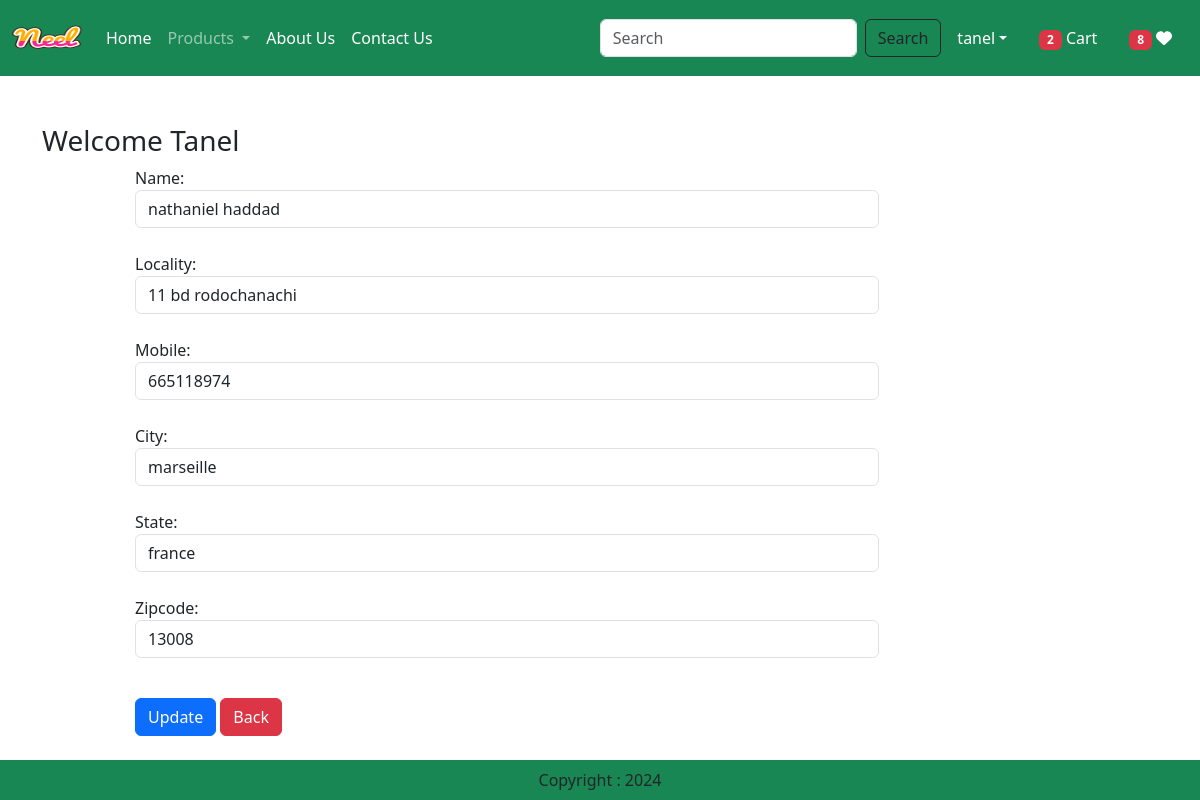
Screenshot of /updateAddress/1 (signed in) with the database file from the repository.
### app/models.py (models this page shows, shortened)
class Customer(models.Model):
    user = models.ForeignKey(User, on_delete=models.CASCADE)
    name = models.CharField(max_length=200)
    locality = models.CharField(max_length=200)
    city = models.CharField(max_length=50)
    mobile = models.IntegerField(default=0)
    zipcode = models.IntegerField()
    state = models.CharField(max_length=100)

### app/views.py (the view, shortened to what this page needs)
# urls.py: path('updateAddress/<int:pk>', views.updateAddress.as_view(), name='updateAddress'),
@method_decorator(login_required,name='dispatch')
class updateAddress(View):
    def get(self, request,pk):
        add = Customer.objects.get(pk=pk)
        form = CustomerProfileForm(instance=add)
        totalitem = 0
        wishitem = 0
        if request.user.is_authenticated:
            totalitem = len(Cart.objects.filter(user=request.user))
            wishitem = len(Wishlist.objects.filter(user=request.user))
        return render(request, 'app/updateAddress.html', locals())

### app/forms.py
class CustomerProfileForm(forms.ModelForm):
     class Meta:
          model = Customer
          fields = ['name', 'locality', 'mobile', 'city', 'state', 'zipcode']
          widgets={
               'name':forms.TextInput(attrs={'class':'form-control'}),
               'locality':forms.TextInput(attrs={'class':'form-control'}),
               'city':forms.TextInput(attrs={'class':'form-control'}),
               'mobile':forms.NumberInput(attrs={'class':'form-control'}),
               'state':forms.TextInput(attrs={'class':'form-control'}),
               'zipcode':forms.NumberInput(attrs={'class':'form-control'}),
          }

### app/templates/app/updateAddress.html (shortened to what this page needs)
{% extends 'app/base.html' %}
{% load static %}
{% block main-content %}
    <div class="container my-5">
        <div class="row">
            <h3>Welcome <span class="text-capitalize">{{request.user}}</span></h3>
        </div>
        <div class="col-sm-8 offset-sm-1">
            <form action="" method="post">
                {% for fm in form %}
                    {{fm.label_tag}} {{fm}} <small class="text-danger">{{fm.errors|striptags}}</small><br>
                {% endfor %}
                <div class="col-12 mt-3">
                    <button type="submit" class="btn btn-primary">Update</button>
                    <a href="{% url 'address' %}" type="button" class="btn btn-danger">Back</a>
                </div>
            </form>
        </div>
    </div>
{% endblock main-content %}

### app/templates/app/base.html (shortened to what this page needs)
<!DOCTYPE html>
{% load static %}
<html lang="en">
<head>
    <link href="https://cdn.jsdelivr.net/npm/bootstrap@5.3.3/dist/css/bootstrap.min.css" rel="stylesheet"
>
    <link rel="stylesheet" href="{% static 'app/css/owl.carousel.min.css' %}" />
    <link rel="stylesheet" href="{% static 'app/css/style.css' %}" />
    <link rel="stylesheet" href="{% static 'app/css/all.min.css' %}" />
</head>
<body>
    <nav class="navbar navbar-expand-lg navbar-dark bg-success">
        <div class="container-fluid">
          <a class="navbar-brand" href="#">
            <img src="{% static "app/images/neel.png" %}" width="70" height="50" alt="">
          </a>
          <div class="collapse navbar-collapse" id="navbarSupportedContent">
            <ul class="navbar-nav me-auto mb-2 mb-lg-0">
              {% if request.user.is_authenticated %}
              <li class="nav-item">
                <a class="nav-link active" aria-current="page" href="/">Home</a>
              </li>
              <li class="nav-item dropdown">
                <a class="nav-link dropdown-toggle" href="#" role="button" data-bs-toggle="dropdown" aria-expanded="false">
                  Products
                </a>
              </li>
              <li class="nav-item">
                <a class="nav-link text-white" href="{% url 'about' %}">About Us</a>
              </li>
              <li class="nav-item">
                <a class="nav-link text-white" href="{% url 'contact' %}">Contact Us</a>
              </li>
            </ul>
            <form class="d-flex" role="search" action="/search">
              <input class="form-control me-2" type="search" placeholder="Search" aria-label="Search">
              <button class="btn btn-outline-dark" type="submit">Search</button>
            </form>
          </div>
          <ul class="navbar-nav me-auto mb-2 mb-lg-0">
            <li class="nav-item dropdown mx-2">
                <a class="nav-link dropdown-toggle text-white" href="#" id="profileDropdown" role="button" data-bs-toggle="dropdown" aria-expanded="false">{{request.user}}</a>
            </li>
            <li class="nav-item mx-2">
                <a href="{% url 'showcart' %}" class="nav-link text-white"><span class="badge bg-danger">{% if totalitem > 0 %} {{totalitem}} {% endif %}</span> Cart</a>
            </li>
            <li class="nav-item mx-2">
                <a href="{% url 'showwishlist' %}" class="nav-link text-white"><span class="badge bg-danger">{% if wishitem > 0 %} {{wishitem}} {% endif %}</span>   <i class="fa fa-heart"></i></a>
            </li>
            {% endif %}
          </ul>
        </div>
      </nav>
      {% block main-content %}{% endblock main-content %}
      <footer class="container-fluid fixed-bottom bg-success text-center p-2 mt-5">
        Copyright : 2024
      </footer>
</body>
</html>

### rows the page displays
Customer: form "nathaniel haddad" "11 bd rodochanachi" "665118974" "marseille" "france" "13008"

### other values shown
{{ request.user }} "tanel"
{{ totalitem }} "2"
{{ wishitem }} "8"
{{ request.user }} "Tanel"
{{ fm.label_tag }} "Name:" "Locality:" "Mobile:" "City:" "State:" "Zipcode:"
